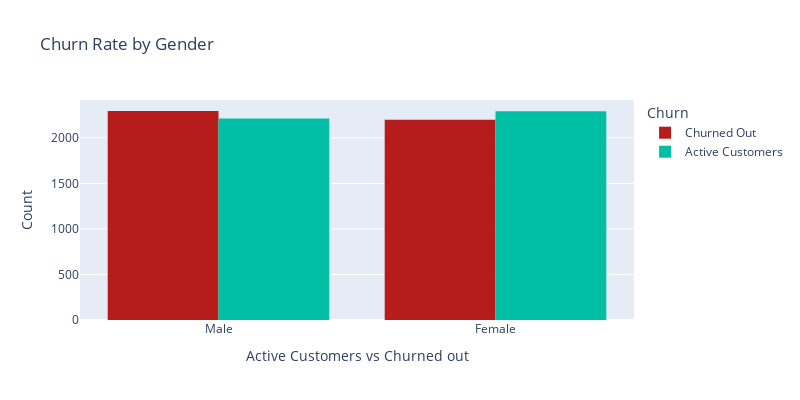

Notebook code for this chart:
### Code cell
#Gender
fig = px.histogram(df_copy,
                   x='gender',
                   color='Churn',
                   title='Churn Rate by Gender',
                   barmode='group',
                   color_discrete_sequence=[churned_out_color,active_customers_color],)

fig.update_layout(xaxis_title='Active Customers vs Churned out', yaxis_title='Count', width=800, height=400)
fig.show()

### Figure 1 — Plotly figure (JSON) as saved in the notebook; plotly's stock layout.template omitted (floating-point values rounded to 4 significant figures; data arrays with more than 128 entries replaced by an {"elided": "..."} marker saying what was removed)
{"data": [{"alignmentgroup": "True", "bingroup": "x", "hovertemplate": "Churn=Churned Out<br>gender=%{x}<br>count=%{y}<extra></extra>", "legendgroup": "Churned Out", "marker": {"color": "#B71C1C", "pattern": {"shape": ""}}, "name": "Churned Out", "offsetgroup": "Churned Out", "orientation": "v", "showlegend": true, "type": "histogram", "x": {"elided": "5020 str values"}, "xaxis": "x", "yaxis": "y"}, {"alignmentgroup": "True", "bingroup": "x", "hovertemplate": "Churn=Active Customers<br>gender=%{x}<br>count=%{y}<extra></extra>", "legendgroup": "Active Customers", "marker": {"color": "#00BFA5", "pattern": {"shape": ""}}, "name": "Active Customers", "offsetgroup": "Active Customers", "orientation": "v", "showlegend": true, "type": "histogram", "x": {"elided": "4980 str values"}, "xaxis": "x", "yaxis": "y"}], "layout": {"barmode": "group", "height": 400, "legend": {"title": {"text": "Churn"}, "tracegroupgap": 0}, "title": {"text": "Churn Rate by Gender"}, "width": 800, "xaxis": {"anchor": "y", "domain": [0, 1], "title": {"text": "Active Customers vs Churned out"}}, "yaxis": {"anchor": "x", "domain": [0, 1], "title": {"text": "Count"}}}}
